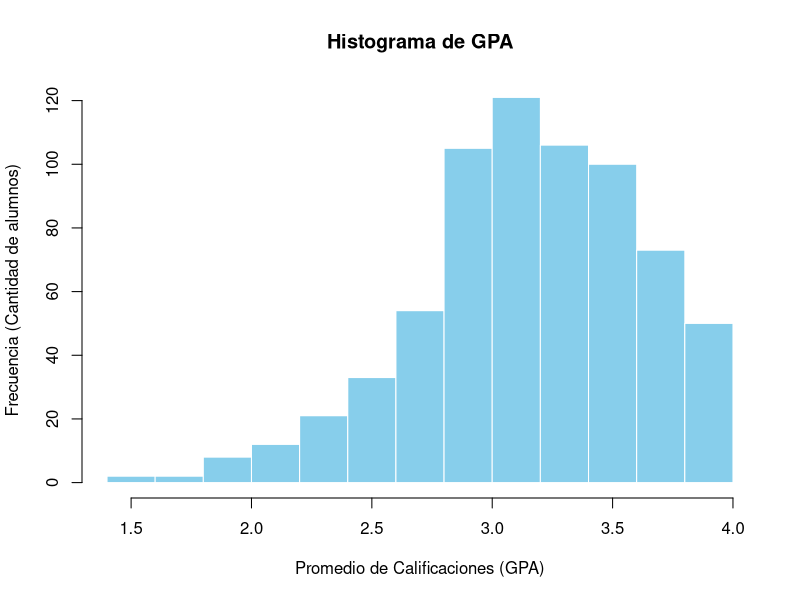
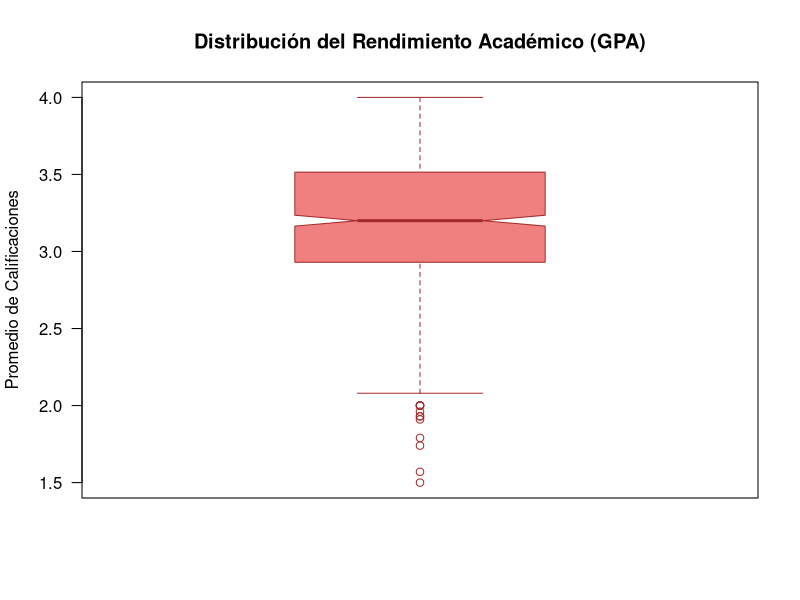

Generate these figures, in order, with R:
# ==============================================================================
# TRABAJO PRÁCTICO 2: Estimación, Correlaciones y Pruebas de Hipótesis
# Maestría en Ciencia de Datos - FCyT - UADER
# ==============================================================================

# a) Ejecute comandos para visualizar su base de datos y las variables: attach(datos), View(datos), head(datos),
#str(datos).

datos <- read.table("Student0405.txt", header = TRUE, sep = "\t") 
# --- Punto a) Visualización inicial ---
attach(datos)
View(datos)
head(datos)
str(datos)

#b) Identifique tamano muestral y cantidad de variables.
dimensiones <- dim(datos) #dimención 
names(dimensiones) <- c("Filas (Tamaño Muestral)", "Columnas (Variables)")
print(dimensiones)


#d) Obtenga un resumen numerico para GPA que contenga: mınimo, maximo, q1, q3, mediana, media, desvıo
#estandar y varianza. Ademas, realice dos graficos distintos que le permitan describir la distribucion de esta
#variable. ¿Que puede decir acerca de su distribucion?
# Cálculo promedio
resumen <- summary(GPA)
desvio <- sd(GPA, na.rm = TRUE)
varianza <- var(GPA, na.rm = TRUE)
print(resumen)
which(is.na(GPA)) #para saber que filar tiene datos N'A en nuetro caso eran 3 
cat("Desvío Estándar:", desvio, "\n")
cat("Varianza:", varianza, "\n")
# Quitamos el mfrow para que use toda la pantalla
par(mar = c(5, 4, 4, 2) + 0.1)

hist(GPA, 
     main = "Histograma de GPA", 
     xlab = "Promedio de Calificaciones (GPA)",
     ylab = "Frecuencia (Cantidad de alumnos)",
     col = "skyblue", 
     border = "white",
     xaxt = "n") # 'n' significa 'none', quita los números de abajo

# 2. Ponemos los números nosotros, marcando cada 0.5 (1.5, 2.0, 2.5, 3.0, etc.)
axis(side = 1, at = seq(1.5, 4.0, by = 0.5))

#Se observa que la mayoría de los estudiantes se agrupan en las barras superiores a 3.0.
#El gráfico muestra una asimetría negativa (hacia la izquierda), ya que la "cola" de la distribución se extiende hacia las notas más bajas. 
#Esto indica que hay pocos alumnos con notas bajas y muchos con notas altas.
#Si esta este estudio sumamos la desviación estandar
#nos dio que entre el 2.7 y el 3.6 (que es el rango de Promedio ± 1 Desvío) 
#confirma que los datos tienen una dispersión baja
#El desvío estándar de 0.45 se refleja en el histograma 
#como una concentración alta de alumnos alrededor del promedio.


boxplot(GPA, 
        main = "Distribución del Rendimiento Académico (GPA)",
        ylab = "Promedio de Calificaciones",
        col = "lightcoral",
        border = "brown",
        horizontal = FALSE,
        notch = TRUE,        # Agrega una muesca en la mediana
        las = 1)             # Pone los números del eje Y horizontales

#La caja muestra que el 50% central de los alumnos tiene un rendimiento muy parejo (entre 2.93 y 3.51). 
#Lo más destacable son los 4 valores atípicos (outliers) representados por los puntos inferiores (por debajo de 2.1). 
#Estos alumnos tienen un rendimiento inusualmente bajo en comparación con la tendencia general del curso.

#e) Realice un resumen num´erico y un gr´afico que le permita conjeturar si las mujeres van m´as a fiestas que los
#varones. Describa lo que observa.
